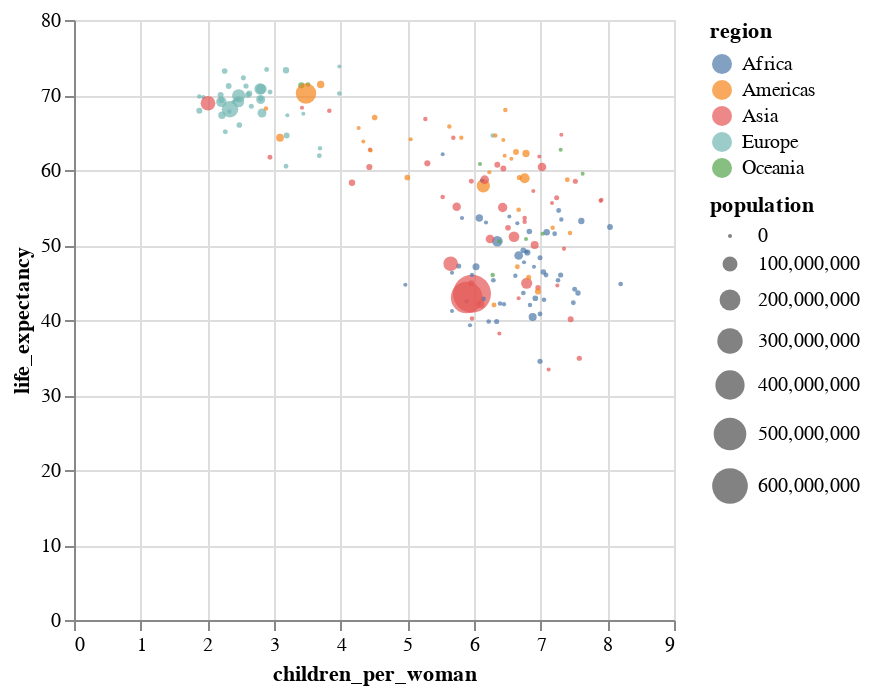

Write notebook code for a chart like this one.
### Markdown cell above
<div class="alert alert-info" style="color:black">

### Question 2.1
rubric={accuracy:1,quality:1,viz:2}

<h4>Python</h4>
<ol type="1">
<li>I have uploaded the <a href=https://raw.githubusercontent.com/UofTCoders/workshops-dc-py/master/data/processed/world-data-gapminder.csv> 2018 Gapminder data at this URL.</a> Use <code>read_csv</code> from <code>pandas</code> to load the data directly from the URL and assign it a suitable variable name. Set the <code>parse_dates</code> parameter to <code>['year']</code> to ensure that Altair recognizes this columns as time data.</li>
<li>Now let’s create a similar bubble chart to what you saw in the video:
<ul>
<li>Filter the dataframe to only keep observations from a single year, 1962. You can create a new data frame variable or perform the filtering directly as you pass the data to Altair. Dates can be matched as strings when filtering.</li>
<li>Use a circle mark to recreate the appearance of the plot in the video.</li>
<li>Encode the proper variables so that children per woman is on the x-axis, life expectancy on the y-axis, and so that the circles’ color corresponds to their region, and the size reflects the population.</li>
</ul></li>
</ol>
<p> Don't worry about getting axis labels and sizes to be exactly like in the video,
we will return to this code later in the lab to customize it.</p>
</div>

### Code cell
# YOUR PYTHON ANSWER GOES HERE
import pandas as pd

url = 'https://raw.githubusercontent.com/UofTCoders/workshops-dc-py/master/data/processed/world-data-gapminder.csv'
data2018 = pd.read_csv(url, parse_dates=['year'])

#data2018.head()

data1962 = data2018[data2018['year'].astype(str).str[:4] == '1962']

#data1962.head()

chart1962 = alt.Chart(data1962).mark_circle().encode(
    x='children_per_woman',
    y='life_expectancy',
    color='region',
    size='population'
)

chart1962.display()

### Figure 1 — Vega specification as saved in the notebook (floating-point values rounded to 4 significant figures; data arrays with more than 128 entries replaced by an {"elided": "..."} marker saying what was removed)
{"$schema": "https://vega.github.io/schema/vega/v6.json", "data": [{"name": "source_0", "values": {"elided": "178 records"}}, {"name": "source_0_x_domain_children_per_woman", "values": [{"min": 1.88, "max": 8.2}]}, {"name": "source_0_y_domain_life_expectancy", "values": [{"min": 33.4, "max": 73.8}]}, {"name": "source_0_color_domain_region", "values": [{"region": "Asia"}, {"region": "Europe"}, {"region": "Africa"}, {"region": "Americas"}, {"region": "Oceania"}]}, {"name": "source_0_size_domain_population", "values": [{"min": 43300, "max": 680000000}]}], "marks": [{"type": "symbol", "name": "marks", "from": {"data": "source_0"}, "encode": {"update": {"x": {"field": "children_per_woman", "scale": "x"}, "y": {"field": "life_expectancy", "scale": "y"}, "size": {"field": "population", "scale": "size"}, "shape": {"value": "circle"}, "opacity": {"value": 0.7}, "fill": {"field": "region", "scale": "color"}}}, "style": ["circle"]}], "scales": [{"name": "x", "type": "linear", "domain": [{"signal": "(data(\"source_0_x_domain_children_per_woman\")[0] || {}).min"}, {"signal": "(data(\"source_0_x_domain_children_per_woman\")[0] || {}).max"}], "range": [0, {"signal": "width"}], "zero": true, "nice": true}, {"name": "y", "type": "linear", "domain": [{"signal": "(data(\"source_0_y_domain_life_expectancy\")[0] || {}).min"}, {"signal": "(data(\"source_0_y_domain_life_expectancy\")[0] || {}).max"}], "range": [{"signal": "height"}, 0], "zero": true, "nice": true}, {"name": "color", "type": "ordinal", "domain": {"data": "source_0_color_domain_region", "field": "region", "sort": true}, "range": "category"}, {"name": "size", "type": "linear", "domain": [{"signal": "(data(\"source_0_size_domain_population\")[0] || {}).min"}, {"signal": "(data(\"source_0_size_domain_population\")[0] || {}).max"}], "range": [4, 361], "zero": true}], "axes": [{"scale": "x", "domain": false, "aria": false, "maxExtent": 0, "ticks": false, "tickCount": {"signal": "ceil(width/40)"}, "zindex": 0, "grid": true, "minExtent": 0, "labels": false, "gridScale": "y", "orient": "bottom"}, {"scale": "y", "gridScale": "x", "minExtent": 0, "ticks": false, "zindex": 0, "grid": true, "tickCount": {"signal": "ceil(height/40)"}, "maxExtent": 0, "orient": "left", "domain": false, "aria": false, "labels": false}, {"scale": "x", "grid": false, "labelFlush": true, "orient": "bottom", "title": "children_per_woman", "zindex": 0, "labelOverlap": true, "tickCount": {"signal": "ceil(width/40)"}}, {"scale": "y", "title": "life_expectancy", "grid": false, "orient": "left", "tickCount": {"signal": "ceil(height/40)"}, "labelOverlap": true, "zindex": 0}], "background": "white", "style": "cell", "legends": [{"fill": "color", "symbolType": "circle", "title": "region", "encode": {"symbols": {"update": {"opacity": {"value": 0.7}}}}}, {"size": "size", "symbolType": "circle", "title": "population", "encode": {"symbols": {"update": {"fill": {"value": "black"}, "fillOpacity": {"value": 0.7}, "opacity": {"value": 0.7}, "stroke": {"value": "transparent"}}}}}], "padding": 5, "height": 300, "width": 300}
